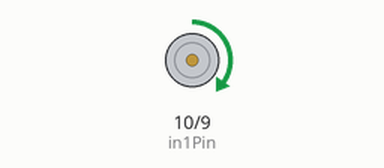
Bench run of a sketch on a simulated Arduino Uno, built with avr-gcc and run on an emulated ATmega328P. Parts: motor-driver pin pairs drawn as motors (green arrow = first pin HIGH = forward, orange = second pin HIGH = backward, longer = more drive, scaled by the enable pin).

Above: at 0.1 s.
At 12.1 s:
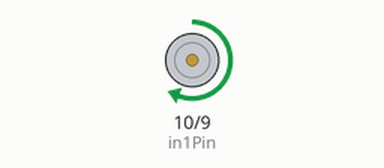
At 18.1 s:
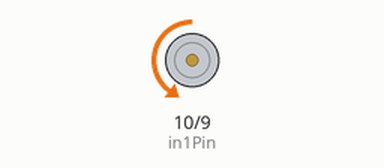
At 37.6 s:
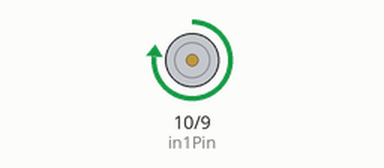
Timing chart, 0 to 40.0 s (numbered marks = the images above):
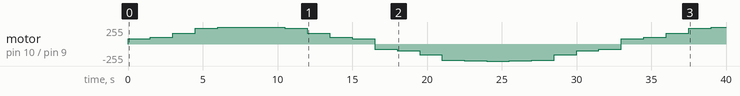

Measured:
- by itself, motor on pin 10 (in1Pin) / pin 9 (in2Pin): stopped → forward 80/255 at 0.00 s, → forward 100/255 1.5 s later, → forward 160/255 1.5 s later, → forward 240/255 1.5 s later, … (27 changes in this stretch)

The sketch:

Project_24_Hypnotizer.ino
```cpp
// Project 24 - Hypnotizer

int enable1Pin = 11;
int in1Pin = 10;
int in2Pin = 9;

int speeds[] = {80, 100, 160, 240, 250, 255, 250, 240, 160, 100, 80,
                -80, -100, -160, -240, -250, -255, -250, -240, -160, -100, -80};
int i = 0;

void setup()
{
  pinMode(enable1Pin, OUTPUT);
  pinMode(in1Pin, OUTPUT);
  pinMode(in2Pin, OUTPUT);
}

void loop()
{
  int speed = speeds[i];
  i++;
  if (i == 22)
  {
    i = 0;
  }
  drive(speed);
  delay(1500);
}

void drive(int speed)
{
  if (speed > 0)
  {
    analogWrite(enable1Pin, speed);
    digitalWrite(in1Pin, HIGH);
    digitalWrite(in2Pin, LOW);
  }
  else if (speed < 0)
  {
    analogWrite(enable1Pin,  -speed);
    digitalWrite(in1Pin, LOW);
    digitalWrite(in2Pin, HIGH);
  }
}
```
